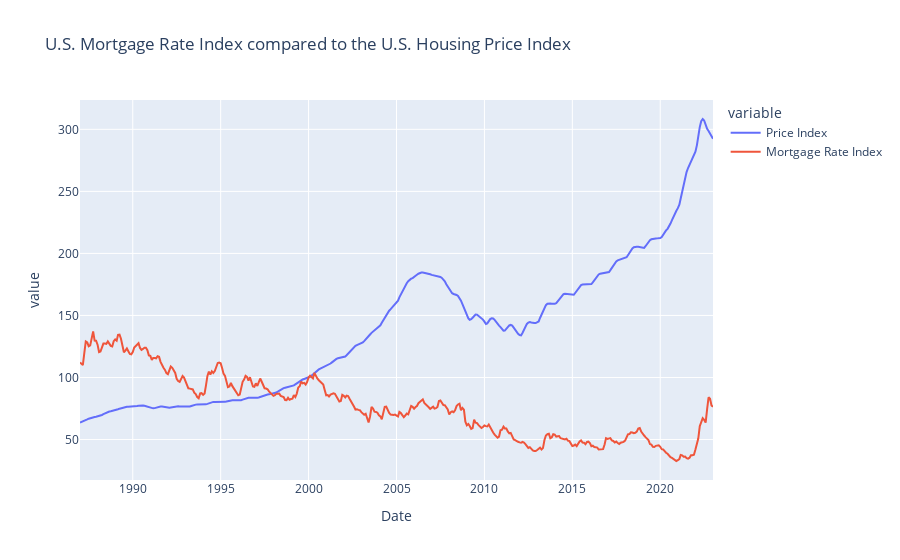

Notebook code for this chart:
### Code cell
# create an index of mortgage rate based on the year 2000
mortgage_rate_index = df['Mortgage Rate'] / df.loc[df['Date'] == '2000-01-01', 'Mortgage Rate'].values[0] * 100
# use plotly to create a line graph of the U.S. Mortgage Rate Index compared to the U.S. Housing Price Index
fig = px.line(df, x='Date', y=['Price Index', mortgage_rate_index], title='U.S. Mortgage Rate Index compared to the U.S. Housing Price Index')
# name the wide_variable_1 variable with the name 'Mortgage Rate Index'
fig.for_each_trace(lambda t: t.update(name=t.name.replace("wide_variable_1", "Mortgage Rate Index")))
# save the graph
fig.write_image('images/Mortgage_vs_Price.png')
fig.show()

### Figure 1 — Plotly figure (JSON) as saved in the notebook; plotly's stock layout.template omitted (floating-point values rounded to 4 significant figures; data arrays with more than 128 entries replaced by an {"elided": "..."} marker saying what was removed)
{"data": [{"hovertemplate": "variable=Price Index<br>Date=%{x}<br>value=%{y}<extra></extra>", "legendgroup": "Price Index", "line": {"color": "#636efa", "dash": "solid"}, "marker": {"symbol": "circle"}, "mode": "lines", "name": "Price Index", "orientation": "v", "showlegend": true, "type": "scatter", "x": {"elided": "433 str values"}, "xaxis": "x", "y": {"elided": "433 float values"}, "yaxis": "y"}, {"hovertemplate": "variable=wide_variable_1<br>Date=%{x}<br>value=%{y}<extra></extra>", "legendgroup": "wide_variable_1", "line": {"color": "#EF553B", "dash": "solid"}, "marker": {"symbol": "circle"}, "mode": "lines", "name": "Mortgage Rate Index", "orientation": "v", "showlegend": true, "type": "scatter", "x": {"elided": "433 str values"}, "xaxis": "x", "y": {"elided": "433 float values"}, "yaxis": "y"}], "layout": {"legend": {"title": {"text": "variable"}, "tracegroupgap": 0}, "title": {"text": "U.S. Mortgage Rate Index compared to the U.S. Housing Price Index"}, "xaxis": {"anchor": "y", "domain": [0, 1], "title": {"text": "Date"}}, "yaxis": {"anchor": "x", "domain": [0, 1], "title": {"text": "value"}}}}
